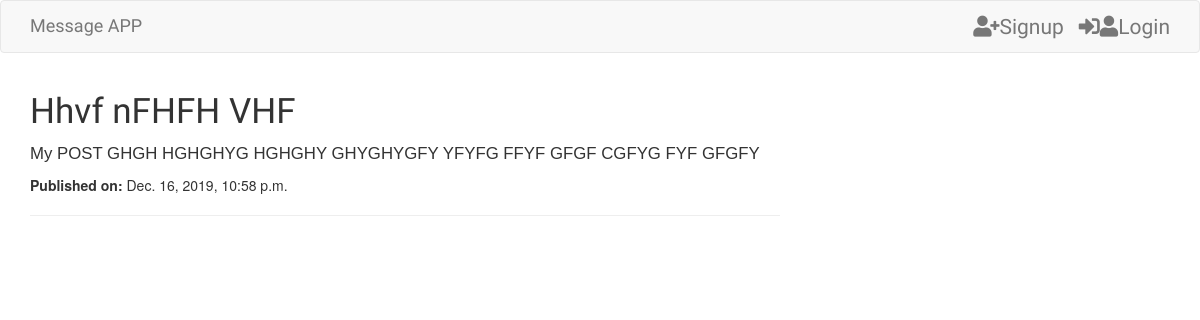
The app's page /message/11 with its own data.
### normal/models.py (models this page shows, shortened)
class Message(models.Model):
    user = models.ForeignKey('auth.User',on_delete=models.CASCADE)
    title= models.CharField(max_length = 200)
    msg= models.TextField(max_length = 99999)
    added = models.DateTimeField(auto_now_add=True)
    edited = models.DateTimeField(auto_now_add=True)

### normal/views.py (the view)
# urls.py: url(r'^message/(?P<pk>\d+)$', views.MessageDetailView.as_view(), name='message_detail'),
class MessageDetailView(DetailView):
    model = Message
    template_name = 'Message_detail.html'

### templates/Message_detail.html (shortened to what this page needs)
{% extends 'base.html' %}
{% block content %}
<h1 class='messagetitle'>{{ message.title }}</h1>
<p class='messagecontent'>{{message.msg |safe}}</p>
{% if message.added %}
<div class="date messagedate">
    <p><strong>Published on:</strong> {{ message.added }}</p>
</div>
{% endif %}
<hr>
{% endblock %}

### static/css/message.css (style rules this page uses)
.messagetitle { font-family: 'Russo One', sans-serif; font-size: 2.5em; }
.messagecontent { font-family: 'Noto Sans TC', sans-serif; font-size: 1.2em; }

### records on screen
Message: title "Hhvf nFHFH VHF", msg "My POST GHGH HGHGHYG HGHGHY GHYGHYGFY YFYFG FFYF GFGF CGFYG FYF GFGFY", added "Dec. 16, 2019, 10:58 p.m."
